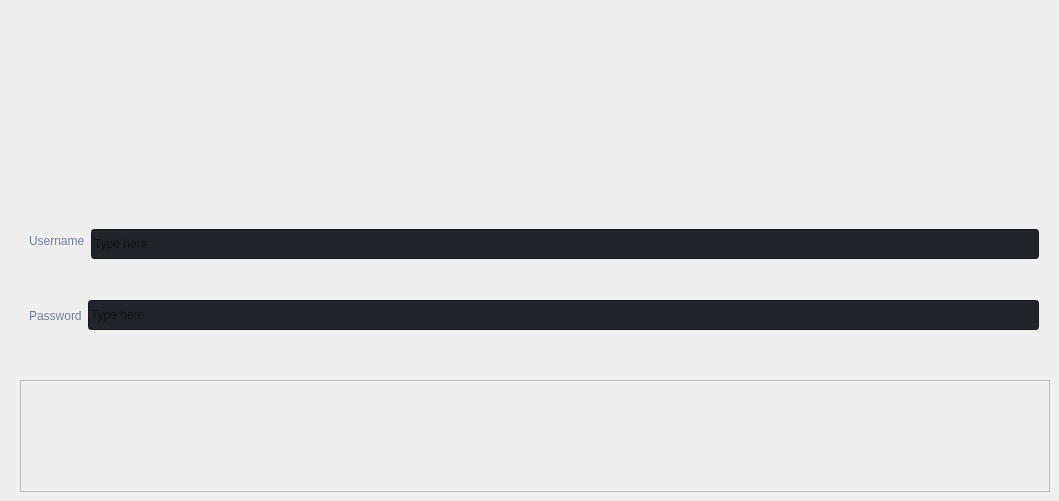
																					<widget class="QWidget" name="page">
																						<widget class="QFrame" name="row_4">
																							<property name="geometry">
																								<rect>
																									<x>20</x>
																									<y>380</y>
																									<width>1030</width>
																									<height>112</height>
																								</rect>
																							</property>
																							<property name="frameShape">
																								<enum>QFrame::StyledPanel</enum>
																							</property>
																							<property name="frameShadow">
																								<enum>QFrame::Raised</enum>
																							</property>
																							<layout class="QVBoxLayout" name="verticalLayout_21">
																								<property name="spacing">
																									<number>0</number>
																								</property>
																								<property name="leftMargin">
																									<number>0</number>
																								</property>
																								<property name="topMargin">
																									<number>0</number>
																								</property>
																								<property name="rightMargin">
																									<number>0</number>
																								</property>
																								<property name="bottomMargin">
																									<number>0</number>
																								</property>
																								<item>
																									<widget class="QFrame" name="frame_div_content_2">
																										<property name="minimumSize">
																											<size>
																												<width>0</width>
																												<height>110</height>
																											</size>
																										</property>
																										<property name="maximumSize">
																											<size>
																												<width>16777215</width>
																												<height>110</height>
																											</size>
																										</property>
																										<property name="frameShape">
																											<enum>QFrame::NoFrame</enum>
																										</property>
																										<property name="frameShadow">
																											<enum>QFrame::Raised</enum>
																										</property>
																										<layout class="QVBoxLayout" name="verticalLayout_22">
																											<property name="spacing">
																												<number>0</number>
																											</property>
																											<property name="leftMargin">
																												<number>0</number>
																											</property>
																											<property name="topMargin">
																												<number>0</number>
																											</property>
																											<property name="rightMargin">
																												<number>0</number>
																											</property>
																											<property name="bottomMargin">
																												<number>0</number>
																											</property>
																											<item>
																												<layout class="QHBoxLayout" name="horizontalLayout_6"/>
																											</item>
																										</layout>
																									</widget>
																								</item>
																							</layout>
																						</widget>
																						<widget class="QFrame" name="frame_content_wid_3">
																							<property name="geometry">
																								<rect>
																									<x>20</x>
																									<y>220</y>
																									<width>1028</width>
																									<height>41</height>
																								</rect>
																							</property>
																							<property name="frameShape">
																								<enum>QFrame::NoFrame</enum>
																							</property>
																							<property name="frameShadow">
																								<enum>QFrame::Raised</enum>
																							</property>
																							<layout class="QHBoxLayout" name="horizontalLayout_13">
																								<item>
																									<widget class="QLabel" name="labelVersion_5">
																										<property name="styleSheet">
																											<string notr="true">color: rgb(113, 126, 149);</string>
																										</property>
																										<property name="lineWidth">
																											<number>1</number>
																										</property>
																										<property name="text">
																											<string>Username</string>
																										</property>
																										<property name="alignment">
																											<set>Qt::AlignLeading|Qt::AlignLeft|Qt::AlignVCenter</set>
																										</property>
																									</widget>
																								</item>
																								<item>
																									<widget class="QLineEdit" name="lineEdit_3">
																										<property name="minimumSize">
																											<size>
																												<width>0</width>
																												<height>30</height>
																											</size>
																										</property>
																										<property name="styleSheet">
																											<string notr="true">background-color: rgb(33, 37, 43);</string>
																										</property>
																										<property name="text">
																											<string/>
																										</property>
																										<property name="placeholderText">
																											<string>Type here</string>
																										</property>
																									</widget>
																								</item>
																							</layout>
																						</widget>
																						<widget class="QFrame" name="frame_content_wid_2">
																							<property name="geometry">
																								<rect>
																									<x>20</x>
																									<y>290</y>
																									<width>1028</width>
																									<height>51</height>
																								</rect>
																							</property>
																							<property name="frameShape">
																								<enum>QFrame::NoFrame</enum>
																							</property>
																							<property name="frameShadow">
																								<enum>QFrame::Raised</enum>
																							</property>
																							<layout class="QHBoxLayout" name="horizontalLayout_10">
																								<item>
																									<widget class="QLabel" name="labelVersion_4">
																										<property name="styleSheet">
																											<string notr="true">color: rgb(113, 126, 149);</string>
																										</property>
																										<property name="lineWidth">
																											<number>1</number>
																										</property>
																										<property name="text">
																											<string>Password</string>
																										</property>
																										<property name="alignment">
																											<set>Qt::AlignLeading|Qt::AlignLeft|Qt::AlignVCenter</set>
																										</property>
																									</widget>
																								</item>
																								<item>
																									<widget class="QLineEdit" name="lineEdit_2">
																										<property name="minimumSize">
																											<size>
																												<width>0</width>
																												<height>30</height>
																											</size>
																										</property>
																										<property name="styleSheet">
																											<string notr="true">background-color: rgb(33, 37, 43);</string>
																										</property>
																										<property name="text">
																											<string/>
																										</property>
																										<property name="placeholderText">
																											<string>Type here</string>
																										</property>
																									</widget>
																								</item>
																							</layout>
																						</widget>
																					</widget>
